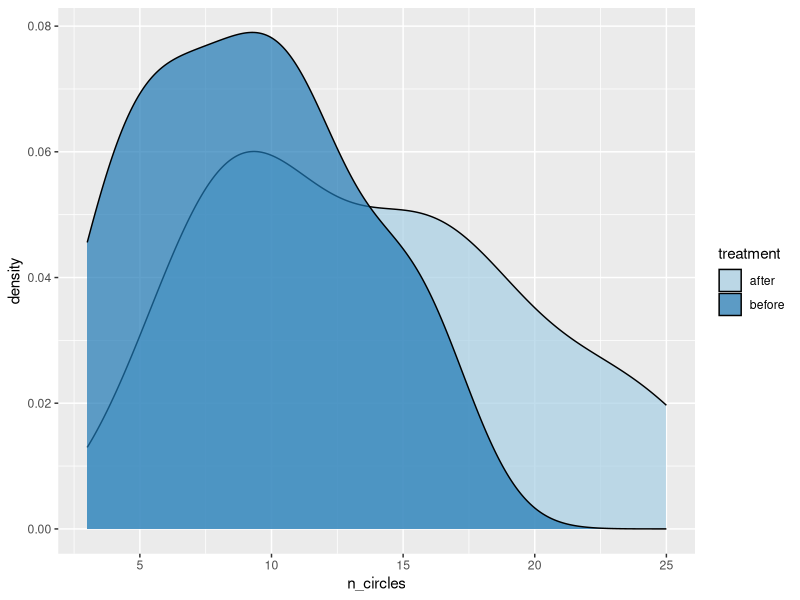
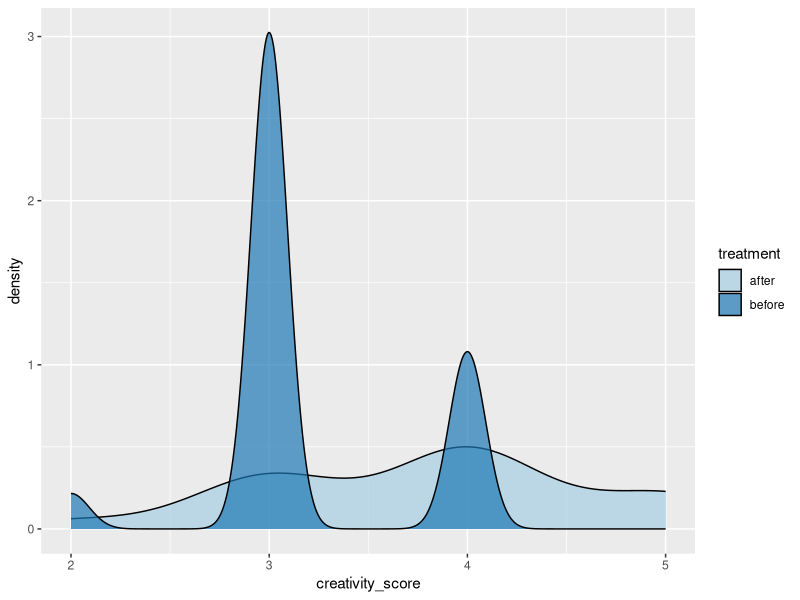
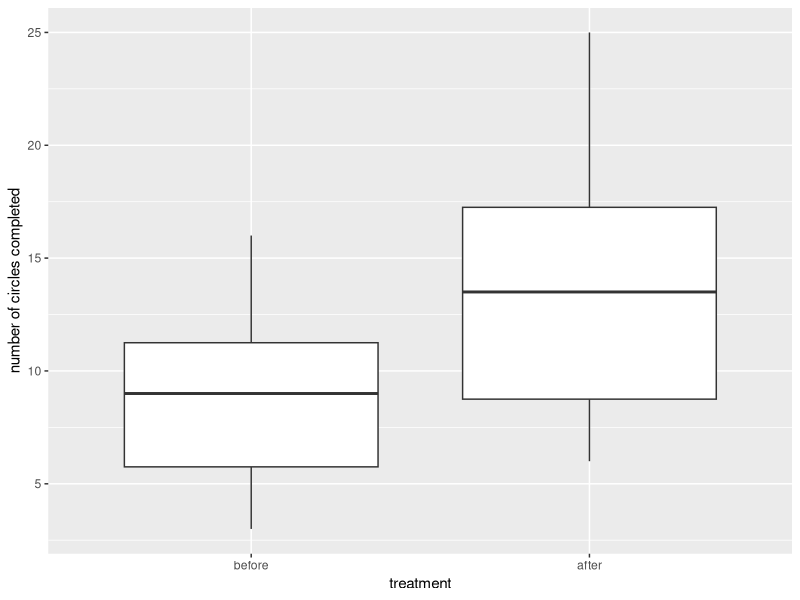
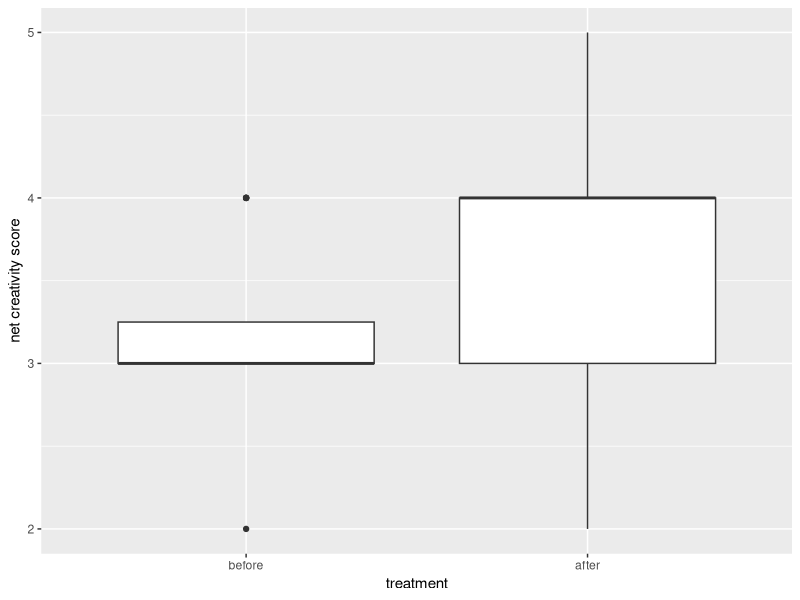
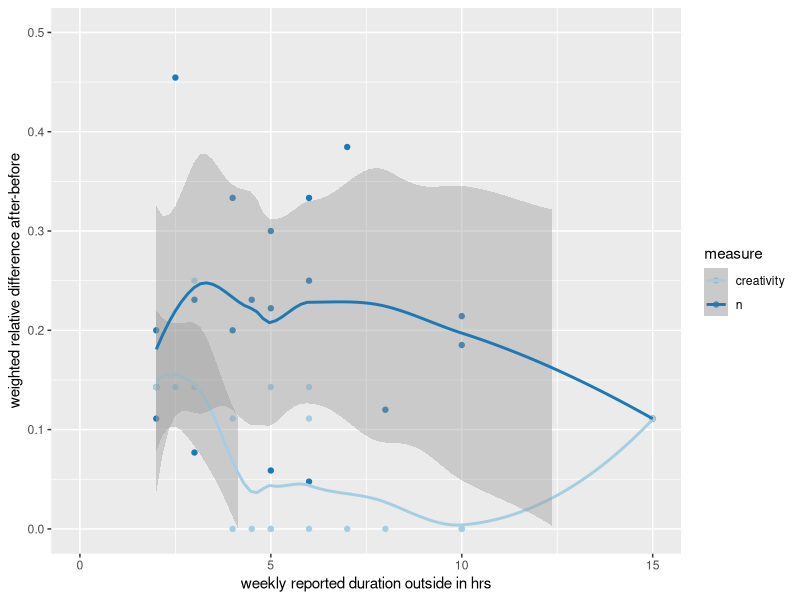

Here is the R script that generated these plots, in order:
## ---- chunk 1
knitr::opts_chunk$set(echo = TRUE)
## ---- chunk 2
library(tidyverse)
data <-  read_csv("data/data.csv")
wide_data <- data %>%
  pivot_wider(names_from = treatment, values_from = c(n_circles, creativity_score))

wide_data <- wide_data %>%
  mutate(relative_difference_n = (n_circles_after - n_circles_before)/(n_circles_after + n_circles_before), relative_difference_creativity = (creativity_score_after - creativity_score_before)/(creativity_score_after + creativity_score_before)) 

simple_data <- wide_data %>%
  select(duration_outside, relative_difference_n, relative_difference_creativity) %>%
  rename(n = relative_difference_n, creativity = relative_difference_creativity) %>%
  pivot_longer(-duration_outside, names_to = "measure", values_to = "relative_difference")

data
## ---- chunk 3
ggplot(data, aes(n_circles, fill = treatment)) +
  geom_density(alpha = 0.7) +
  scale_fill_brewer(palette = "Paired")

ggplot(data, aes(creativity_score, fill = treatment)) +
  geom_density(alpha = 0.7) +
  scale_fill_brewer(palette = "Paired")

#ggplot(wide_data, aes(relative_difference_n)) +
  #geom_density(alpha = 0.7, fill = "lightblue") 

ggplot(data, aes(reorder(treatment, n_circles), n_circles)) +
  geom_boxplot() +
  labs(x = "treatment", y = "number of circles completed")

ggplot(data, aes(reorder(treatment, creativity_score), creativity_score)) +
  geom_boxplot() +
  labs(x = "treatment", y = "net creativity score")

ggplot(simple_data, aes(duration_outside, relative_difference, color = measure)) +
  geom_point() +
  geom_smooth() +
  scale_color_brewer(palette = "Paired") +
  labs( x = "weekly reported duration outside in hrs", y = "weighted relative difference after-before") +
  ylim(0, 0.5) +
  xlim(0, max(simple_data$duration_outside))

## ---- chunk 4
t.test(wide_data$relative_difference_n, mu = 0)
t.test(wide_data$relative_difference_creativity, mu = 0)

m1 <- glm(relative_difference~duration_outside * measure, data = simple_data)
#summary(m1)
anova(m1, test = "Chisq")

